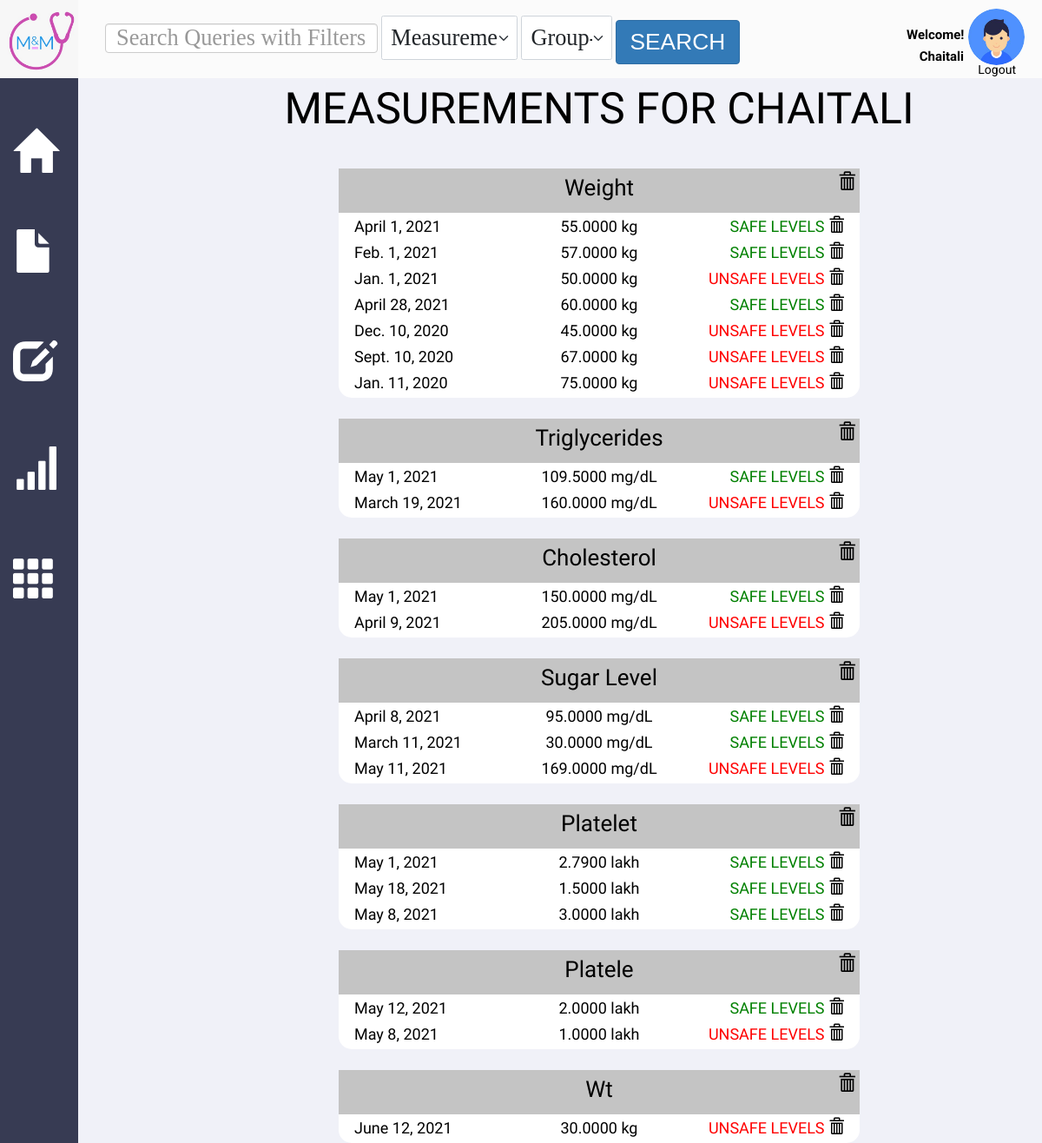
The page /measure/view/ (signed in) on the database its author committed.
### Measurement/models.py (models this page shows)
class Measurement(models.Model):
    date = models.DateTimeField()
    magnitude = models.DecimalField(max_digits=10, decimal_places=4)
    group = models.ForeignKey(MeasurementGroup, on_delete=models.CASCADE)

class MeasurementGroup(models.Model):
    user = models.ForeignKey(User, on_delete=models.CASCADE)
    name = models.CharField(max_length=100)
    unit = models.CharField(max_length=100)
    lower_bound = models.DecimalField(max_digits=10, decimal_places=4)
    upper_bound = models.DecimalField(max_digits=10, decimal_places=4)

### Measurement/views.py (the view)
# urls.py: path('view/', views.view_measurements, name="view_measurements"),
def view_measurements(request):
    user = request.user
    if user.is_authenticated:
        grps = MeasurementGroup.objects.filter(user=user)
        measurements = []
        for grp in grps:
            m = Measurement.objects.filter(group=grp)
            arr = []
            for i in m:
                arr.append(i)
            measurements.append(arr)
        return render(request, "view_measurements.html", {'measurements': measurements})
    return redirect('/login')

### Measurement/templates/view_measurements.html (shortened to what this page needs)
{% extends "base_page.html" %}
{% load static %}
{% block content %}
<div class = "v553_86">
    <div class = "v553_87">
        <div class="measure_for">
            Measurements for {{user}}
        </div>
        {% for grp in measurements %}
            <div class="gray_bar">
                {% for msr in grp|slice:":1" %}
            <div class="measure_name">
                {{msr.group.name}}
			    <a href="/measure/delete/group/{{ msr.group.pk }}/" style="text-decoration: none; color: inherit;" onclick="return confirmation()">
                    <span class="glyphicon glyphicon-trash" id="delete-icon"></span>
                </a>
            </div>
            {% endfor %}
            </div>
            <div class="records">
                {% for msr in grp %}
                <p>
                    <span class="date_recorded">
                        {{msr.date.date}}
                    </span>
                    <span class="magnitude">
                        {{msr.magnitude}} {{msr.group.unit}}
                    </span>
                    <span class="safe_unsafe">
                        {% if msr.magnitude < msr.group.lower_bound or msr.magnitude > msr.group.upper_bound %}
                        <span class="unsafe">UNSAFE LEVELS</h5>
                            {% else %}
                        <span class="safe">SAFE LEVELS</h5>
                            {% endif %}
                    </span>
			            <a href="/measure/delete/{{ msr.pk }}/" style="text-decoration: none; color: inherit;" onclick="return confirmation()">
                            <span class="glyphicon glyphicon-trash" class="delete-icon2"></span>
                        </a>
                </p>
                <br>
                {% endfor %}
            </div>
        {% endfor %}
    </div>
</div>
{% endblock %}

### UserProfile/templates/base_page.html (shortened to what this page needs)
{% load static %}
<!DOCTYPE html>
<html>
    <head>
        <link href="{% static 'css/base_page.css' %}" rel="stylesheet" />
        <link href="{% static 'css/medicines_main.css' %}" rel="stylesheet" />
        <link href="{% static 'css/show_med.css' %}" rel="stylesheet"/>
        <link href="{% static 'css/dashboard1.css' %}" rel="stylesheet" />
        <link href="{% static 'css/allergy_form.css' %}" rel="stylesheet" />
        <link href="{% static 'css/allergy_main.css' %}" rel="stylesheet"/>
        <link href="{% static 'css/report_view.css' %}" rel="stylesheet" />
        <link href="{% static 'css/report_form.css' %}" rel="stylesheet" />
        <link href="{% static 'css/record_view.css' %}" rel="stylesheet" />
        <link href="{% static 'css/record_form.css' %}" rel="stylesheet" />
        <link href="{% static 'css/measurement.css' %}" rel="stylesheet" />
        <link href="{% static 'css/measurement_group_form.css' %}" rel="stylesheet" />
        <link href="{% static 'css/medicine_form.css' %}" rel="stylesheet" />
        <link href="{% static 'css/chart.css' %}" rel="stylesheet" />
        <link href="{% static 'css/blog.css' %}" rel="stylesheet" />
        <link rel="stylesheet" href="https://maxcdn.bootstrapcdn.com/bootstrap/3.3.7/css/bootstrap.min.css">
        <link href="{% static 'css/add_files.css' %}" rel="stylesheet" />
        <link href="{% static 'css/view_record.css' %}" rel="stylesheet" />
        <link href="{% static 'css/view_allergy.css' %}" rel="stylesheet" />
        <link href="{% static 'css/view_report.css' %}" rel="stylesheet" />
        <link href="https://cdn.jsdelivr.net/npm/bootstrap@5.0.0/dist/css/bootstrap.min.css" rel="stylesheet">
        <link rel="stylesheet" href="https://maxcdn.bootstrapcdn.com/bootstrap/3.3.7/css/bootstrap.min.css">
        <link rel="stylesheet" href="https://maxcdn.bootstrapcdn.com/bootstrap/3.4.0/css/bootstrap.min.css">
        <link rel="stylesheet" href="https://maxcdn.bootstrapcdn.com/bootstrap/3.4.0/css/bootstrap.min.css">
    </head>
    <body>
        <div class="v414_65">
            <div class= "upper_bar">
            <div class="search_form">
            <nav class="navbar navbar-expand-lg navbar-light bg-transparent" >
              <div class="container-fluid">
                  <div class="collapse navbar-collapse" id="navbarSupportedContent">
                  <form action="{% url 'search' %}" method="GET">
                    <input type="text" class="form-control" style="max-width: 30%; font-family: Georgia; font-size: 2vh;" name="search-query" id="search-query" placeholder="Search Queries with Filters">
                    <select class="form-select form-select-lg mb-3" style="font-family: Georgia; font-size: 2vh; max-width: 15%; display: inline;" id="search-for" onchange="setAttributesForModel()" name="search-for">
                        <option value="MeasurementGroup">MeasurementGroup</option>
                    </select>
                    <select class="form-select form-select-lg mb-3" style="font-family: Georgia; font-size: 2vh; max-width: 10%; display: inline;" id="search-by" name="search-by" onchange="setPlaceholders()">
                        <option class="attributes MeasurementGroup" value="Group-Name">Group-Name</option>
                    </select>
                    <button class="btn btn-primary" type="submit" onclick="btnclicked()" style="font-family: Helvetica; font-size: 2vh; max-width: 142.5px; display: inline;">Search</button>
                  </form>
                </div>
              </div>
            </nav>
        </div>
            </div>
            <div class="v414_66"></div>
                <a class="glyphicon glyphicon-home" href="/dashboard" id= "icon0" title="Dashboard"> </a>
                <a class="glyphicon glyphicon-file" href="/record/add" id= "icon1" title="Add Record"> </a>
                <a class="glyphicon glyphicon-edit" href="/report/add" id="icon2" title="Add Report"></a>
                <a class="glyphicon glyphicon-signal" href="/measure/add-measurement/" id="icon3" title="Add Measurements"></a>
                <a class="glyphicon glyphicon-th" href="/medicine/" id="icon4" title="Your Medicines"></a>
            <div class="v414_71">
                {% block content %}
                {% endblock content%}
            </div>
            <a class="v414_73" href="/dashboard"></a>
            </div>
            <div class="v414_88">
            </div>
                            <span class="v414_90">Welcome!</span>
                {% if user.is_authenticated %}
                <span class="name"> <span class="v414_89">{{user}}</span></span>
                    <span class="v277_74">
                    <a class="" style = " font-weight: Medium ; color: black; font-family: "Roboto" ; font-size: 14px" href="/logout">Logout</a>
                    </span>
                {% else %}
                    <span class="v277_74">
                    <a class="" style = " font-weight: Medium ; color: black; font-family: "Roboto" ; font-size: 14px" href="/login">Login</a>
                    </span>
                {% endif %}
    </body>
</html>

### static/css/base_page.css (style rules this page uses)
* { box-sizing: border-box; }
body { font-size: 14px; background: rgba(255,255,255,1); }
.search_form { margin-left: 90px; margin-top: 12px; min-width: 750px; }
.upper_bar { background: rgb(251 251 251); width: 100%; height: 100px; position: absolute; }
.v414_65 { width: 100%; height: 100%; background: rgb(240,242,249); opacity: 1; position: absolute; top: 0px; left: 0px; overflow: hidden; }
.v414_66 { width: 90px; height: 100%; background: rgba(55,59,83,1); opacity: 1; position: absolute; top: 90px; left: 0px; overflow: hidden; }
.name { color: #fff; width: 100%; }
.v414_71 { width: 100%; height: 100%; background: #F0F2F9; opacity: 1; position: absolute; top: 90px; left: 90px; overflow: scroll; margin-bottom: 90px; margin-right: 90px; }
.v414_73 { width: 80px; height: 70px; background: url("../images/logo.png"); background-repeat: no-repeat; background-position: center center; background-size: cover; opacity: 1; position: absolute; top: 12px; left: 8px; overflow: hidden; }
.v414_88 { width: 65px; height: 65px; background: url("../images/avatar.jpg"); background-repeat: no-repeat; background-size: cover; opacity: 1; position: absolute; top: 10px; right: 20px; border-radius: 50%; }
.v414_89 { width: 100%; color: rgba(0,0,0,1); position: absolute; top: 55px; right: 90px; font-family: Roboto; font-weight: bold; font-size: 15px; opacity: 1; text-align: right; }
.v414_90 { width: 101px; color: rgba(0,0,0,1); position: absolute; top: 30px; right: 55px; font-family: Roboto; font-weight: bold; font-size: 15px; opacity: 1; }
.name { color: #fff; }
.v277_74 { width: 100%; color: rgba(0,0,0,1); position: absolute; top: 70px; right: 30px; font-family: Roboto; font-weight: Medium; font-size: 14px; opacity: 1; text-align: right; }
#icon0 { width: 50px; color: rgba(255,255,255,1); position: absolute; top: 150px; left: 15px; font-size: 50px; opacity: 1; text-align: center; }
#icon1 { width: 50px; color: rgba(255,255,255,1); position: absolute; top: 265px; left: 15px; font-size: 50px; opacity: 1; text-align: center; }
#icon2 { width: 50px; color: rgba(255,255,255,1); position: absolute; top: 390px; left: 15px; font-size: 50px; opacity: 1; text-align: center; }
#icon3 { width: 50px; color: rgba(255,255,255,1); position: absolute; top: 515px; left: 15px; font-size: 50px; opacity: 1; text-align: center; }
#icon4 { width: 50px; color: rgba(255,255,255,1); position: absolute; top: 640px; left: 15px; font-size: 50px; opacity: 1; text-align: center; }

### static/css/medicines_main.css (style rules this page uses)
* { box-sizing: border-box; }
body { font-size: 14px; }

### static/css/show_med.css (style rules this page uses)
* { box-sizing: border-box; }
body { font-size: 14px; }
.v553_86 { width: 100%; height: 100%; background: #F0F2F9; opacity: 1; position: absolute; top: 0px; left: 0px; overflow: hidden; }
.v553_87 { width: 100%; height: 100%; background: rgba(240,241,248,1); opacity: ; position: absolute; top: -90px; left: 0px; overflow-y:scroll; overflow-x: hidden; }

### static/css/dashboard1.css (style rules this page uses)
* { box-sizing: border-box; }
body { font-size: 14px; }

### static/css/allergy_form.css (style rules this page uses)
* { box-sizing: border-box; }
body { font-size: 14px; }

### static/css/allergy_main.css (style rules this page uses)
* { box-sizing: border-box; }
body { font-size: 14px; }

### static/css/report_view.css (style rules this page uses)
* { box-sizing: border-box; }
body { font-size: 14px; background: #F0F2F9; }

### static/css/report_form.css (style rules this page uses)
* { box-sizing: border-box; }
body { font-size: 14px; }

### static/css/record_view.css (style rules this page uses)
* { box-sizing: border-box; }
body { font-size: 14px; }
#delete-icon { position: absolute; right: 5px; font-size: 20px; opacity: 1; text-align: center; }

### static/css/record_form.css (style rules this page uses)
* { box-sizing: border-box; }
body { font-size: 14px; }

### static/css/measurement_group_form.css (style rules this page uses)
* { box-sizing: border-box; }
body { font-size: 14px; }

### static/css/medicine_form.css (style rules this page uses)
* { box-sizing: border-box; }
body { font-size: 14px; }

### static/css/blog.css (style rules this page uses)
*, *::before, *::after { box-sizing: border-box; }
html { background-color: #ecf9ff; }
body { color: #272727; font-family: 'Quicksand', serif; font-style: normal; font-weight: 400; letter-spacing: 0; padding: 2rem; }
.btn { color: #ffffff; padding: 0.8rem; font-size: 14px; text-transform: uppercase; border-radius: 4px; font-weight: 400; display: block; width: 100%; cursor: pointer; border: 1px solid rgba(255, 255, 255, 0.2); background: transparent; }

### static/css/add_files.css (style rules this page uses)
* { box-sizing: border-box; }
body { font-size: 14px; }

### static/css/view_record.css (style rules this page uses)
* { box-sizing: border-box; }
body { font-size: 14px; }

### static/css/view_allergy.css (style rules this page uses)
* { box-sizing: border-box; }
body { font-size: 14px; }

### static/css/view_report.css (style rules this page uses)
* { box-sizing: border-box; }
body { font-size: 14px; }

### rows shown on the page
Measurement: group.name "Weight", date "April 1, 2021", magnitude "55.0000", group.unit "kg", shows "SAFE LEVELS"
Measurement: date "Feb. 1, 2021", magnitude "57.0000", group.unit "kg", shows "SAFE LEVELS"
Measurement: date "Jan. 1, 2021", magnitude "50.0000", group.unit "kg", shows "UNSAFE LEVELS"
Measurement: date "April 28, 2021", magnitude "60.0000", group.unit "kg", shows "SAFE LEVELS"
Measurement: date "Dec. 10, 2020", magnitude "45.0000", group.unit "kg", shows "UNSAFE LEVELS"
Measurement: date "Sept. 10, 2020", magnitude "67.0000", group.unit "kg", shows "UNSAFE LEVELS"
Measurement: date "Jan. 11, 2020", magnitude "75.0000", group.unit "kg", shows "UNSAFE LEVELS"
Measurement: group.name "Triglycerides", date "May 1, 2021", magnitude "109.5000", group.unit "mg/dL", shows "SAFE LEVELS"
Measurement: date "March 19, 2021", magnitude "160.0000", group.unit "mg/dL", shows "UNSAFE LEVELS"
Measurement: group.name "Cholesterol", date "May 1, 2021", magnitude "150.0000", group.unit "mg/dL", shows "SAFE LEVELS"
Measurement: date "April 9, 2021", magnitude "205.0000", group.unit "mg/dL", shows "UNSAFE LEVELS"
Measurement: group.name "Sugar Level", date "April 8, 2021", magnitude "95.0000", group.unit "mg/dL", shows "SAFE LEVELS"
Measurement: date "March 11, 2021", magnitude "30.0000", group.unit "mg/dL", shows "SAFE LEVELS"
Measurement: date "May 11, 2021", magnitude "169.0000", group.unit "mg/dL", shows "UNSAFE LEVELS"
Measurement: group.name "Platelet", date "May 1, 2021", magnitude "2.7900", group.unit "lakh", shows "SAFE LEVELS"
Measurement: date "May 18, 2021", magnitude "1.5000", group.unit "lakh", shows "SAFE LEVELS"
Measurement: date "May 8, 2021", magnitude "3.0000", group.unit "lakh", shows "SAFE LEVELS"
Measurement: group.name "Platele", date "May 12, 2021", magnitude "2.0000", group.unit "lakh", shows "SAFE LEVELS"
Measurement: date "May 8, 2021", magnitude "1.0000", group.unit "lakh", shows "UNSAFE LEVELS"
Measurement: group.name "Wt", date "June 12, 2021", magnitude "30.0000", group.unit "kg", shows "UNSAFE LEVELS"

### other values the page prints
{{ user }} "CHAITALI"
{{ user }} "Chaitali"
